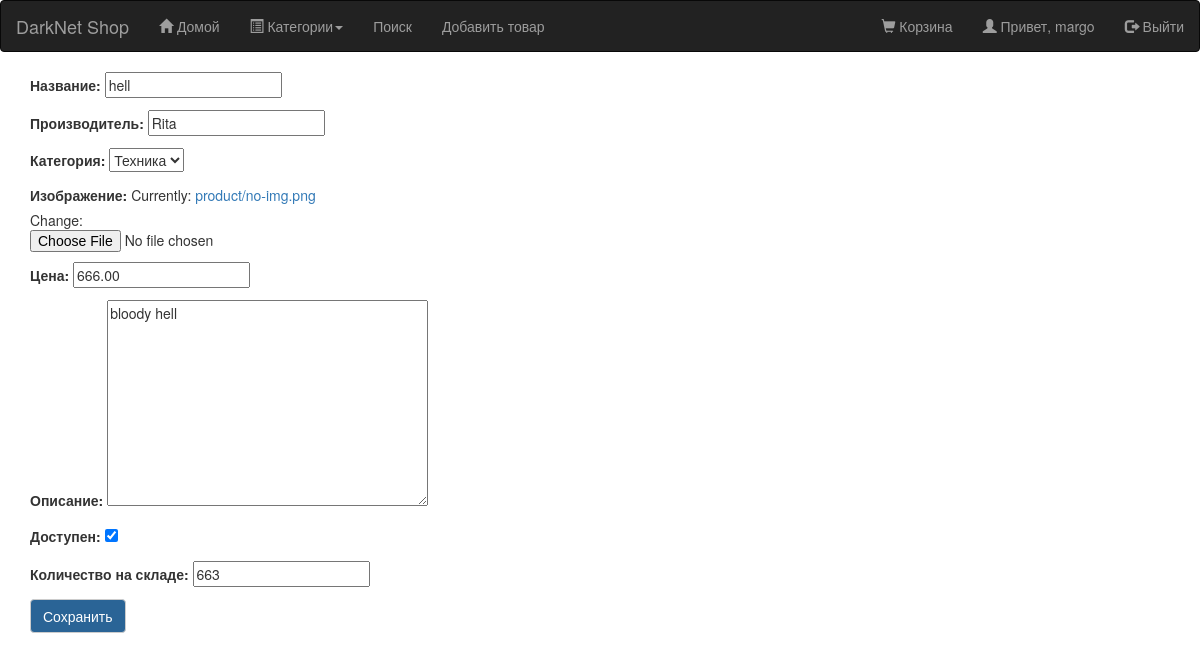
/product/23/hell/edit/ (signed in), run on an earlier commit of the app's database.
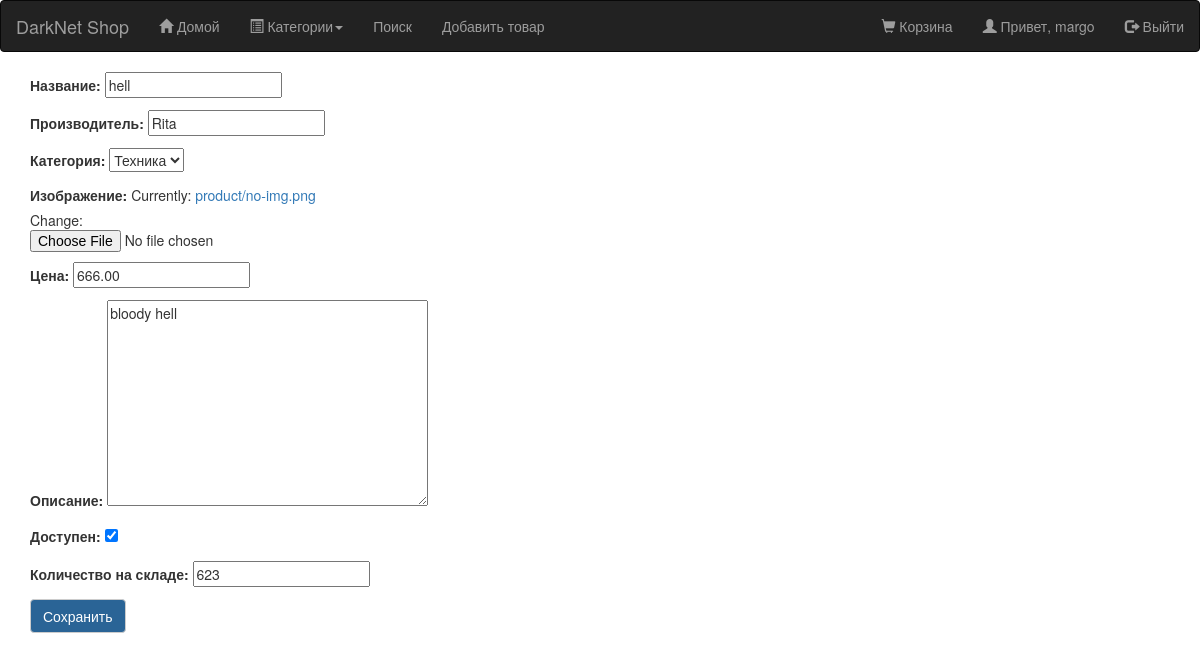
And on a later commit of the database.
### core_shop/models.py (models this page shows, shortened)
class Product(models.Model):
    category = models.ForeignKey(Category, related_name='Категория', verbose_name="Категория")
    name = models.CharField(max_length=255, unique=True, verbose_name="Название")
    brand = models.CharField(max_length = 50, verbose_name="Производитель")
    image = models.ImageField(upload_to='product/pictures', default = 'product/no-img.png', verbose_name='Изображение')
    slug = models.SlugField(max_length=255, unique=True, help_text='Уникальное значение для ULR продукта')
    description = models.TextField(blank=True, verbose_name="Описание")
    price = models.DecimalField(max_digits=10, decimal_places=2, verbose_name="Цена")
    count = models.PositiveIntegerField(verbose_name="Количество на складе")
    available = models.BooleanField(default=True, verbose_name="Доступен")
    created_at = models.DateTimeField(auto_now_add=True)
    updated_at = models.DateTimeField(auto_now=True)
    profile = models.ForeignKey(Profile, null=True,  related_name='Профиль')
    class Meta:
        db_table = 'products'
        ordering = ['name']
        index_together = [['id', 'slug']]
        verbose_name = "Продукт"
        verbose_name_plural = "Продукты"

class Category(models.Model):
    name = models.CharField(max_length=50, verbose_name='Категория')
    slug = models.SlugField(max_length=50, unique=True, help_text='Уникальное значение для URL категории')
    description = models.TextField(max_length = 2000)
    is_active = models.BooleanField(default = True)
    created_at = models.DateTimeField(auto_now_add = True)
    updated_at = models.DateTimeField(auto_now = True)
    class Meta:
        db_table = 'categories'
        ordering = ['name']
        verbose_name = 'Категория'
        verbose_name_plural = 'Категории'
    def __str__(self):
        return self.name

### core_shop/views.py (the view)
# urls.py: url(r'^product/(?P<id>\d+)/(?P<slug>[-\w]+)/edit/$', views.product_edit, name='product_edit'),
def product_edit(request, id, slug):
    product = get_object_or_404(Product, id = id, slug = slug)
    if request.user != product.profile.user or not request.user.is_authenticated:
        return redirect('/')
    if request.method == "POST":
        form = ProductForm(request.POST, instance = product)
        if form.is_valid():
            product = form.save(commit = False)
            product.created_at = timezone.now()
            product.updated_at = timezone.now()
            product.slug = slugify(unidecode(product.name))
            product.save()
            return redirect('/')
    else:
        form = ProductForm(instance = product)
        return render(request, 'shop/product/product_edit.html', {'form' : form})

### core_shop/forms.py
class ProductForm(forms.ModelForm):
    class Meta:
        model = Product
        fields = ('name', 'brand', 'category','image', 'price', 'description', 'available', 'count',  )

### cart/context_processors.py (called while the page is built)
def cart(request):
    return {'cart': Cart(request)}

### core_shop/templates/shop/product/product_edit.html (shortened to what this page needs)
{% extends 'shop/base.html' %}
{% load static %}
{% block content %}
	<form method = "POST" class = "post-form">{% csrf_token %}
		{{ form.as_p  }}
		<button type = "submit" class = "save btn btn-default">Сохранить</button>
	</form>
{% endblock %}

What changed in the data, as far as the page shows it:
changed Product "Rita": count "663" → "623"
